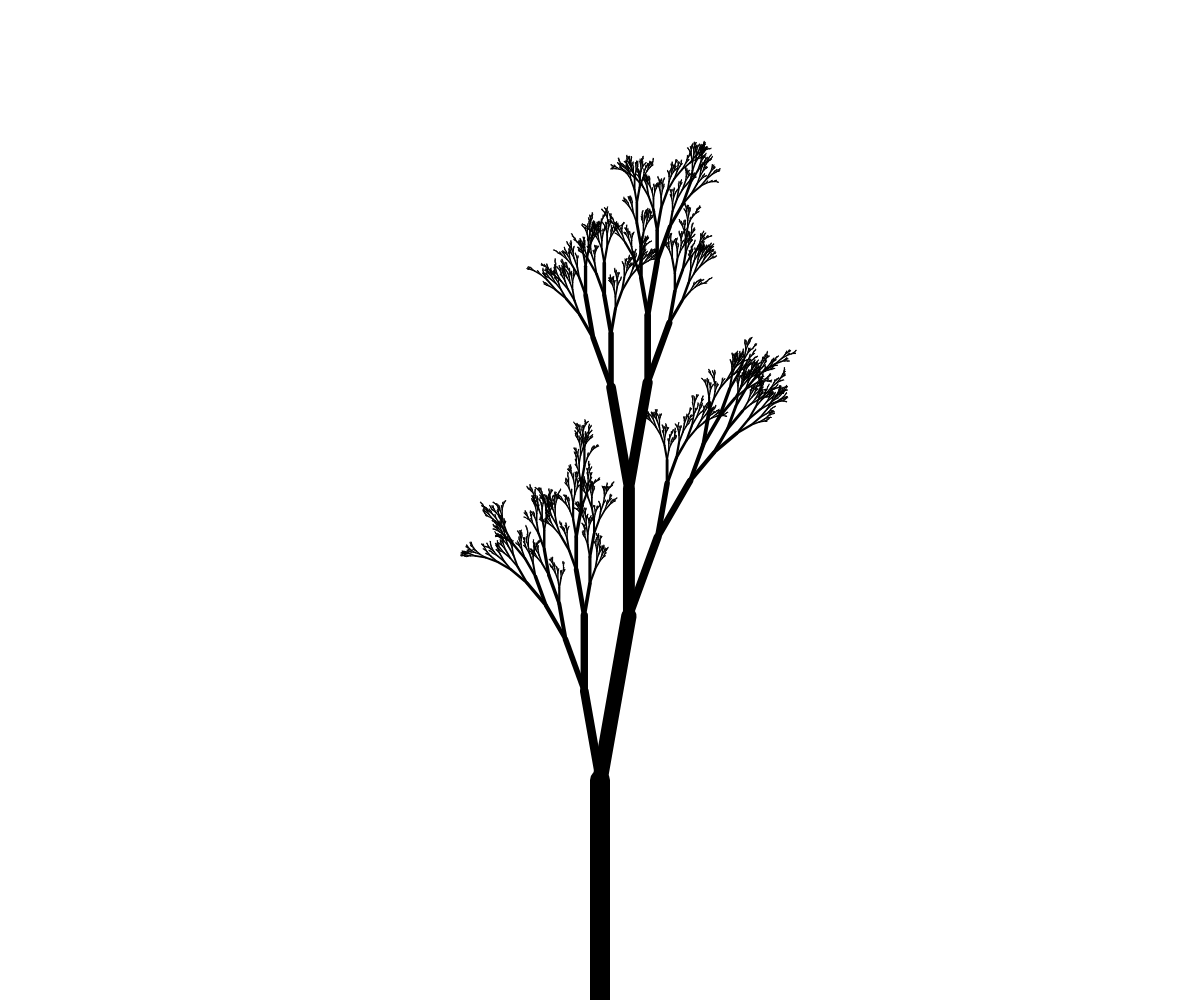
Frame 1 (no input)
Frame 60 (no input): identical to frame 1, image omitted
Frame 120 (the mouse pressed at the canvas centre since frame 60): identical to frame 1, image omitted

The p5.js sketch that drew this single still picture (run headless with seeded random() and noise() and a simulated clock; from frame 60 on, the mouse is pressed at the canvas centre):

// p5.js sketch
// ── sketch.js
// Growing Trees 
// Peyton Salzsauler
// November 26th, 2025
//

let angle = 10;

function setup() {
  createCanvas(windowWidth, windowHeight);
  angleMode(DEGREES);
  translate(width/2, height);
  branch(220);
}

function draw() {
  //background(220);
  angle = map(mouseX, 0, width,0,180)
  
  
}

function branch(len){

  let t = map(len, 2, 220, 1, 20);
  strokeWeight(t);
  line(0,0,0,-len);
  translate(0,-len);

  if(len > 2){// only recursive case
    push();
      rotate(angle);
      branch(len *random(0.4,0.9));
    pop();
    push();
      rotate(-angle);
      branch(len *random(0.4,0.9));
    pop();
  }
}
